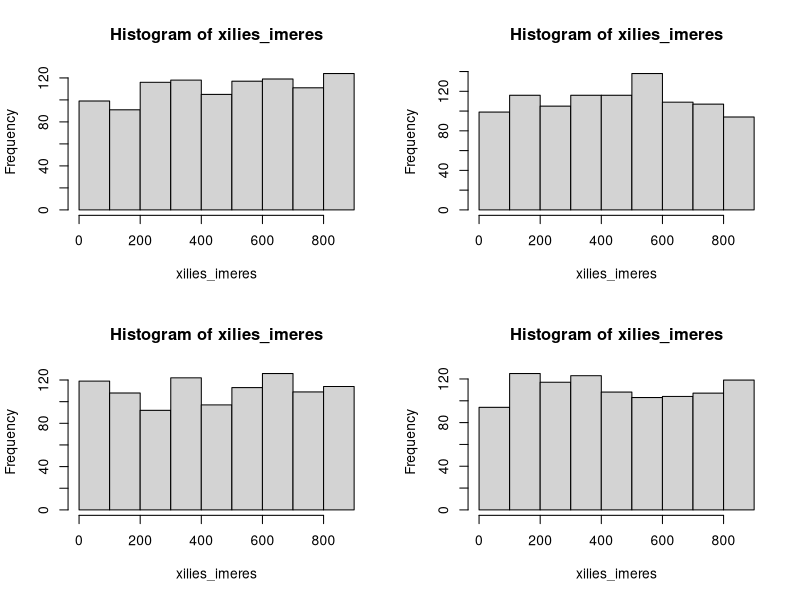
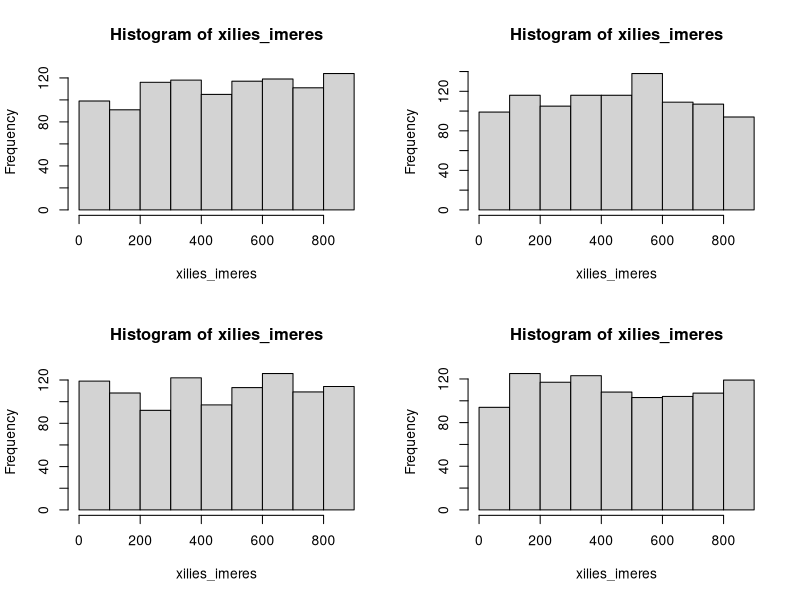

Source code (R) for these figures, in order:
## ---- chunk 1
#| label = "setup",
#| include = FALSE
knitr::opts_chunk$set(echo = TRUE)
library(kableExtra)
## ---- chunk 2
#| echo = F
rm(list = ls())
## ---- chunk 3
par( mfrow= c(2,2) )
for (i in 1:4) {
  set.seed(100*i)
  xilies_imeres <- runif(1000, min = 0, max = 900) 
  hist(xilies_imeres)
}
## ---- chunk 4
punif(500,  min = 0, max = 900)-punif(400,  min = 0, max = 900)
## ---- chunk 5
punif(237,  min = 0, max = 900)-punif(137,  min = 0, max = 900)
## ---- chunk 6
punif(280,  min = 0, max = 900)-punif(270,  min = 0, max = 900)
## ---- chunk 7
#| eval = F
par( mfrow= c(2,2) )
for (i in 1:4) {
  set.seed(100*i)
  xilies_imeres <- runif(1000, min = 0, max = 900) 
  hist(xilies_imeres)
}
punif(500,  min = 0, max = 900)-punif(400,  min = 0, max = 900)
punif(237,  min = 0, max = 900)-punif(137,  min = 0, max = 900)
punif(280,  min = 0, max = 900)-punif(270,  min = 0, max = 900)
